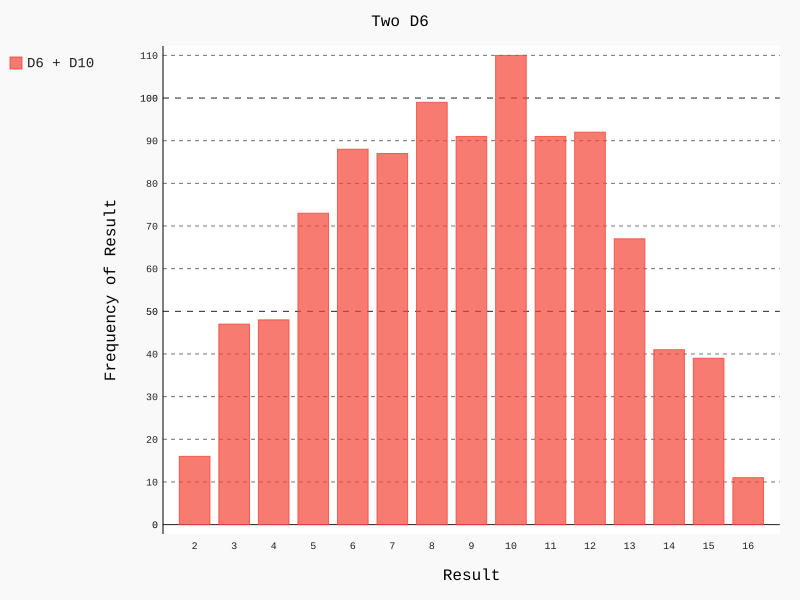

Here is the Python script that generated this plot:
import pygal

from die import Die

die_1 = Die()
die_2 = Die(10)

results = []

for roll_num in range(1000):
    result = die_1.roll() + die_2.roll()
    results.append(result)

#analysis the results
frequencies = []
max_result = die_1.num_sides + die_2.num_sides
for value in range(2, max_result + 1):
    frequency = results.count(value)
    frequencies.append(frequency)

#Visualize the result
hist = pygal.Bar()
hist.title = "Two D6"
hist.x_labels = ["2","3","4","5","6","7","8","9","10","11","12","13","14","15","16"]
hist.x_title = "Result"
hist.y_title = "Frequency of Result"

hist.add("D6 + D10", frequencies)
hist.render_to_file("dice_visual.svg")
